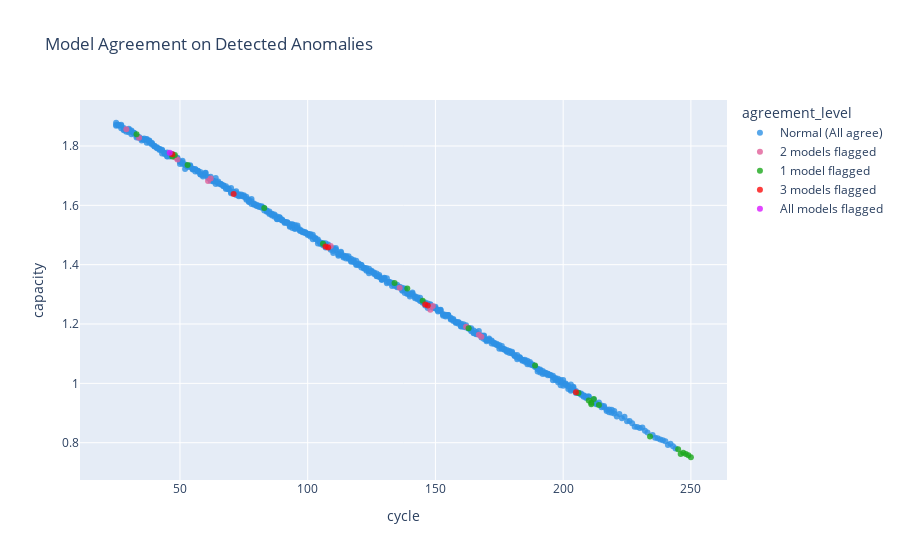

The code cell stored with this chart in its notebook:
### Code cell
df_model["anomaly_sum"] = (
    df_model[["anomaly_iso","anomaly_lof","anomaly_svm","anomaly_ee"]].sum(axis=1)
)

# 0 = normal by all, 4 = anomaly by all
df_model["agreement_level"] = df_model["anomaly_sum"].map({
    0:"Normal (All agree)",
    1:"1 model flagged",
    2:"2 models flagged",
    3:"3 models flagged",
    4:"All models flagged"
})

fig = px.scatter(
    df_model, x="cycle", y="capacity",
    color="agreement_level",
    title="Model Agreement on Detected Anomalies",
    color_discrete_sequence=px.colors.qualitative.Dark24,
    opacity=0.8
)
fig.update_traces(marker=dict(size=6))
fig.show()

### Figure 1 — Plotly figure (JSON) as saved in the notebook; plotly's stock layout.template omitted (floating-point values rounded to 4 significant figures; data arrays with more than 128 entries replaced by an {"elided": "..."} marker saying what was removed)
{"data": [{"hovertemplate": "agreement_level=Normal (All agree)<br>cycle=%{x}<br>capacity=%{y}<extra></extra>", "legendgroup": "Normal (All agree)", "marker": {"color": "#2E91E5", "opacity": 0.8, "size": 6, "symbol": "circle"}, "mode": "markers", "name": "Normal (All agree)", "orientation": "v", "showlegend": true, "type": "scatter", "x": {"elided": "563 int values"}, "xaxis": "x", "y": {"elided": "563 float values"}, "yaxis": "y"}, {"hovertemplate": "agreement_level=2 models flagged<br>cycle=%{x}<br>capacity=%{y}<extra></extra>", "legendgroup": "2 models flagged", "marker": {"color": "#E15F99", "opacity": 0.8, "size": 6, "symbol": "circle"}, "mode": "markers", "name": "2 models flagged", "orientation": "v", "showlegend": true, "type": "scatter", "x": [29, 136, 148, 149, 162, 167, 168, 48, 49, 61, 62, 34, 109], "xaxis": "x", "y": [1.857, 1.322, 1.248, 1.261, 1.191, 1.164, 1.157, 1.762, 1.755, 1.682, 1.691, 1.827, 1.463], "yaxis": "y"}, {"hovertemplate": "agreement_level=1 model flagged<br>cycle=%{x}<br>capacity=%{y}<extra></extra>", "legendgroup": "1 model flagged", "marker": {"color": "#1CA71C", "opacity": 0.8, "size": 6, "symbol": "circle"}, "mode": "markers", "name": "1 model flagged", "orientation": "v", "showlegend": true, "type": "scatter", "x": [47, 48, 139, 145, 163, 189, 211, 134, 206, 210, 33, 53, 83, 106, 211, 212, 214, 234, 245, 246, 247, 248, 249, 250], "xaxis": "x", "y": [1.764, 1.77, 1.32, 1.278, 1.186, 1.06, 0.9349, 1.338, 0.9672, 0.9422, 1.84, 1.736, 1.591, 1.47, 0.9293, 0.9477, 0.9268, 0.8207, 0.7783, 0.762, 0.7659, 0.762, 0.7574, 0.751], "yaxis": "y"}, {"hovertemplate": "agreement_level=3 models flagged<br>cycle=%{x}<br>capacity=%{y}<extra></extra>", "legendgroup": "3 models flagged", "marker": {"color": "#FB0D0D", "opacity": 0.8, "size": 6, "symbol": "circle"}, "mode": "markers", "name": "3 models flagged", "orientation": "v", "showlegend": true, "type": "scatter", "x": [71, 146, 147, 47, 205, 107, 108], "xaxis": "x", "y": [1.638, 1.265, 1.262, 1.772, 0.9697, 1.461, 1.458], "yaxis": "y"}, {"hovertemplate": "agreement_level=All models flagged<br>cycle=%{x}<br>capacity=%{y}<extra></extra>", "legendgroup": "All models flagged", "marker": {"color": "#DA16FF", "opacity": 0.8, "size": 6, "symbol": "circle"}, "mode": "markers", "name": "All models flagged", "orientation": "v", "showlegend": true, "type": "scatter", "x": [46], "xaxis": "x", "y": [1.777], "yaxis": "y"}], "layout": {"legend": {"title": {"text": "agreement_level"}, "tracegroupgap": 0}, "title": {"text": "Model Agreement on Detected Anomalies"}, "xaxis": {"anchor": "y", "domain": [0, 1], "title": {"text": "cycle"}}, "yaxis": {"anchor": "x", "domain": [0, 1], "title": {"text": "capacity"}}}}
